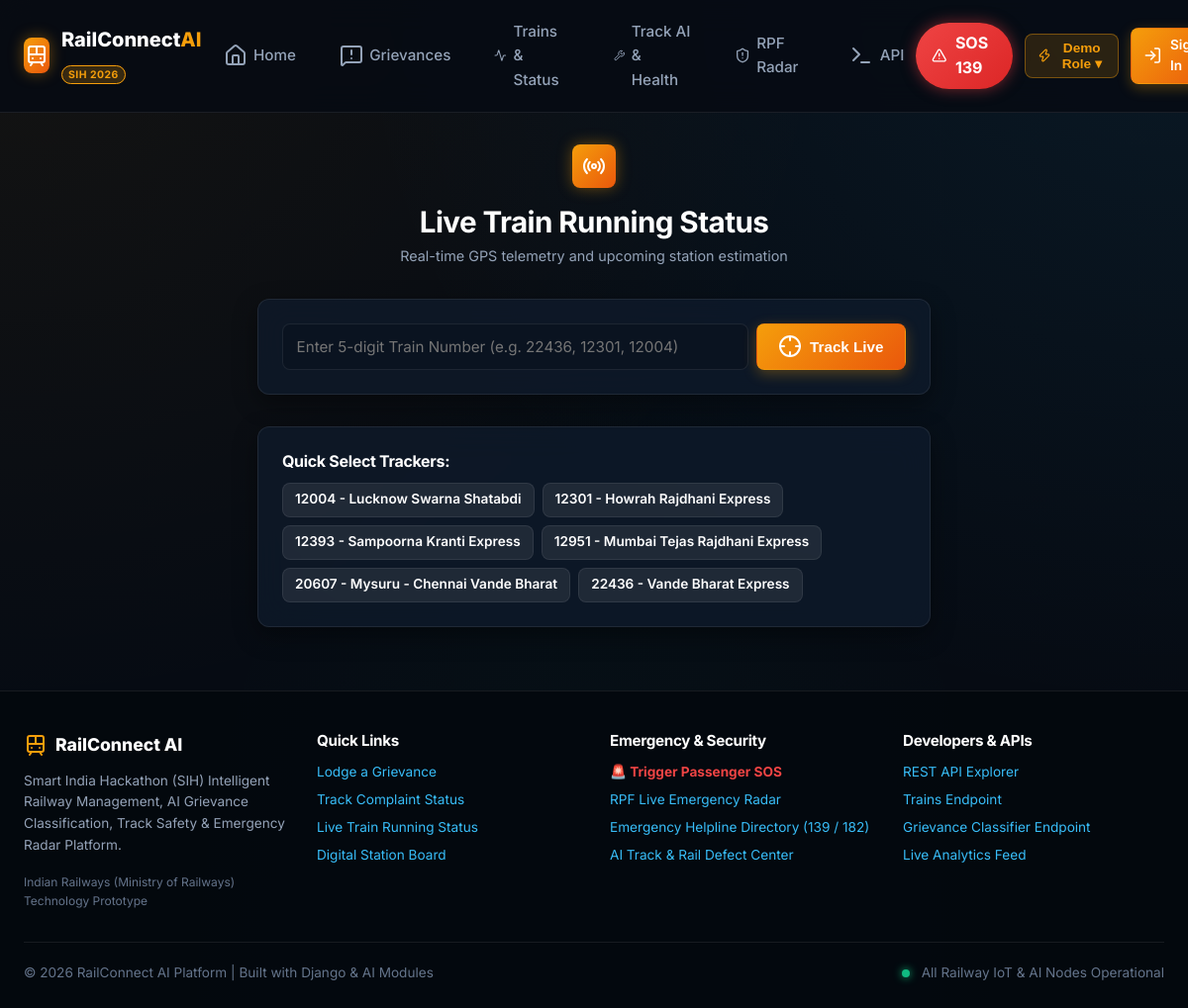
/trains/live-status/, run on the app's committed database.
### apps/trains/models.py (models this page shows, shortened)
class Train(models.Model):
    train_number = models.CharField(max_length=10, unique=True)
    name = models.CharField(max_length=150)
    train_type = models.CharField(max_length=30, choices=TrainType.choices, default=TrainType.SUPERFAST)
    source_station = models.ForeignKey(Station, on_delete=models.CASCADE, related_name='departing_trains')
    destination_station = models.ForeignKey(Station, on_delete=models.CASCADE, related_name='arriving_trains')
    runs_on = models.CharField(max_length=50, default="Daily", help_text="e.g. Daily or Mon, Wed, Fri")
    total_coaches = models.PositiveIntegerField(default=18)
    status = models.CharField(max_length=20, choices=TrainStatus.choices, default=TrainStatus.ON_TIME)
    delay_minutes = models.IntegerField(default=0, help_text="Delay in minutes (0 means on time)")
    current_station = models.ForeignKey(Station, on_delete=models.SET_NULL, null=True, blank=True, related_name='trains_currently_here')
    next_station = models.ForeignKey(Station, on_delete=models.SET_NULL, null=True, blank=True, related_name='trains_approaching')
    last_updated = models.DateTimeField(auto_now=True)
    class Meta:
        ordering = ['train_number']

### apps/trains/views.py (the view, shortened to what this page needs)
# urls.py: path('live-status/', views.live_status_view, name='live_status'),
def live_status_view(request):
    train_number = request.GET.get('train_number', '').strip()
    train = None
    schedules = []
    recent_trains = Train.objects.select_related('source_station', 'destination_station')[:6]
    return render(request, 'trains/live_status.html', {
        'train': train,
        'schedules': schedules,
        'train_number': train_number,
        'recent_trains': recent_trains
    })

### templates/trains/live_status.html (shortened to what this page needs)
{% extends 'base.html' %}
{% block content %}
<div class="container" style="padding-top: 2rem; padding-bottom: 4rem;">
    <div style="text-align: center; margin-bottom: 2rem;">
        <div class="brand-icon" style="margin: 0 auto 1rem; width: 44px; height: 44px;">
            <i data-lucide="radio"></i>
        </div>
        <h1 style="font-size: 1.85rem; margin-bottom: 0.25rem;">Live Train Running Status</h1>
        <p style="color: var(--text-muted); font-size: 0.9rem;">Real-time GPS telemetry and upcoming station estimation</p>
    </div>
    <div class="card" style="max-width: 680px; margin: 0 auto 2rem;">
        <form method="GET" class="flex gap-2">
            <input type="text" name="train_number" value="{{ train_number }}" class="form-input" placeholder="Enter 5-digit Train Number (e.g. 22436, 12301, 12004)" required style="flex: 1;">
            <button type="submit" class="btn btn-primary">
                <i data-lucide="crosshair"></i> Track Live
            </button>
        </form>
    </div>
    {% if train %}
        <div class="card" style="max-width: 800px; margin: 0 auto; border-color: var(--border-glow);">
            <div class="flex justify-between items-center" style="margin-bottom: 1.25rem; border-bottom: 1px solid var(--border-subtle); padding-bottom: 0.85rem; flex-wrap: wrap; gap: 0.5rem;">
                <div>
                    <span class="badge badge-warning" style="font-size: 0.9rem;">{{ train.train_number }}</span>
                    <h2 style="font-size: 1.35rem; color: #fff; margin-top: 0.25rem;">{{ train.name }}</h2>
                </div>
                <div>
                    {% if train.delay_minutes > 0 %}
                        <span class="badge badge-danger" style="font-size: 0.85rem;">⚠️ Delayed by {{ train.delay_minutes }} mins</span>
                    {% else %}
                        <span class="badge badge-success" style="font-size: 0.85rem;"><span class="pulse-dot green"></span> Running Right on Time</span>
                    {% endif %}
                </div>
            </div>
            <div style="background: rgba(56, 189, 248, 0.08); border: 1px solid var(--border-glow); border-radius: var(--radius-sm); padding: 1.25rem; margin-bottom: 1.5rem;">
                <div class="flex items-center gap-3">
                    <div style="width: 44px; height: 44px; border-radius: 50%; background: var(--secondary); display: flex; align-items: center; justify-content: center; color: #060b13;">
                        <i data-lucide="map-pin"></i>
                    </div>
                    <div>
                        <div style="font-size: 0.8rem; color: var(--text-muted); text-transform: uppercase;">Current Live Position</div>
                        <h3 style="font-size: 1.15rem; color: #fff;">
                            {% if train.current_station %}
                                Near {{ train.current_station.name }} ({{ train.current_station.code }})
                            {% else %}
                                En Route towards {{ train.destination_station.name }}
                            {% endif %}
                        </h3>
                        {% if train.next_station %}
                            <div style="font-size: 0.8rem; color: var(--text-subtle);">
                                Approaching next halt: <strong style="color: var(--primary);">{{ train.next_station.name }} ({{ train.next_station.code }})</strong>
                            </div>
                        {% endif %}
                    </div>
                </div>
            </div>
            <h4 style="font-size: 0.95rem; color: #fff; margin-bottom: 1rem;">Route Milestone Progression</h4>
            <div class="timeline">
                {% for s in schedules %}
                    <div class="timeline-item {% if forloop.first or s.station == train.current_station %}completed{% endif %}">
                        <div class="timeline-dot"></div>
                        <div class="flex justify-between items-center">
                            <div>
                                <strong style="color: #fff; font-size: 0.95rem;">{{ s.station.name }} ({{ s.station.code }})</strong>
                                <div style="font-size: 0.75rem; color: var(--text-subtle);">Stop #{{ s.stop_number }} • Platform {{ s.platform_number }}</div>
                            </div>
                            <div style="text-align: right; font-size: 0.85rem;">
                                <div>Arr: {{ s.arrival_time|default:"Start" }}</div>
                                <div style="color: var(--text-muted);">Dep: {{ s.departure_time|default:"End" }}</div>
                            </div>
                        </div>
                    </div>
                {% endfor %}
            </div>
        </div>
    {% else %}
        <div style="max-width: 680px; margin: 0 auto;">
            <div class="card">
                <h3 style="font-size: 1rem; color: #fff; margin-bottom: 0.75rem;">Quick Select Trackers:</h3>
                <div class="flex gap-2" style="flex-wrap: wrap;">
                    {% for r in recent_trains %}
                        <a href="{% url 'trains:live_status' %}?train_number={{ r.train_number }}" class="btn btn-secondary btn-sm">
                            {{ r.train_number }} - {{ r.name }}
                        </a>
                    {% endfor %}
                </div>
            </div>
        </div>
    {% endif %}
</div>
{% endblock %}

### templates/base.html (shortened to what this page needs)
{% load static %}
<!DOCTYPE html>
<html lang="en">
<head>
    <link rel="stylesheet" href="{% static 'css/style.css' %}">
</head>
<body>
    <header class="header">
        <div class="container flex items-center justify-between">
            <a href="{% url 'core:home' %}" class="nav-brand">
                <div class="brand-icon">
                    <i data-lucide="train"></i>
                </div>
                <div>
                    <span>RailConnect<span style="color: var(--primary);">AI</span></span>
                    <span class="brand-badge">SIH 2026</span>
                </div>
            </a>
            <ul class="nav-links">
                <li><a href="{% url 'core:home' %}" class="nav-link"><i data-lucide="home"></i> Home</a></li>
                <li><a href="{% url 'grievances:list' %}" class="nav-link"><i data-lucide="message-square-warning"></i> Grievances</a></li>
                <li><a href="{% url 'trains:list' %}" class="nav-link"><i data-lucide="activity"></i> Trains & Status</a></li>
                <li><a href="{% url 'maintenance:dashboard' %}" class="nav-link"><i data-lucide="wrench"></i> Track AI & Health</a></li>
                <li><a href="{% url 'emergency:radar' %}" class="nav-link"><i data-lucide="shield-alert"></i> RPF Radar</a></li>
                <li><a href="{% url 'api:docs' %}" class="nav-link"><i data-lucide="terminal"></i> API</a></li>
            </ul>
            <div class="flex items-center gap-3">
                <a href="{% url 'emergency:trigger' %}" class="sos-pulse-btn">
                    <i data-lucide="alert-triangle"></i>
                    <span>SOS 139</span>
                </a>
                <div class="demo-switcher">
                    <button class="demo-btn" title="Quick switch roles for hackathon evaluation">
                        <i data-lucide="zap"></i> Demo Role ▾
                    </button>
                </div>
                {% if user.is_authenticated %}
                    <a href="{% url 'core:dashboard' %}" class="btn btn-secondary btn-sm" title="Go to Dashboard">
                        <i data-lucide="layout-dashboard"></i>
                        <span>Dashboard</span>
                    </a>
                    <a href="{% url 'accounts:logout' %}" class="btn btn-secondary btn-sm" title="Logout">
                        <i data-lucide="log-out"></i>
                    </a>
                {% else %}
                    <a href="{% url 'accounts:login' %}" class="btn btn-primary btn-sm">
                        <i data-lucide="log-in"></i> Sign In
                    </a>
                {% endif %}
            </div>
        </div>
    </header>
    <main style="flex: 1;">
        {% block content %}{% endblock %}
    </main>
    <footer class="footer">
        <div class="container">
            <div class="footer-grid">
                <div>
                    <div class="flex items-center gap-2" style="font-weight: 800; color: #fff; font-size: 1.1rem; margin-bottom: 0.75rem;">
                        <i data-lucide="train" style="color: var(--primary);"></i> RailConnect AI
                    </div>
                    <p style="margin-bottom: 1rem; color: var(--text-muted);">
                        Smart India Hackathon (SIH) Intelligent Railway Management, AI Grievance Classification, Track Safety & Emergency Radar Platform.
                    </p>
                    <div style="font-size: 0.75rem; color: var(--text-subtle);">
                        Indian Railways (Ministry of Railways) Technology Prototype
                    </div>
                </div>
                <div>
                    <h4 style="margin-bottom: 0.75rem; color: #fff; font-size: 0.95rem;">Quick Links</h4>
                    <ul style="list-style: none; display: flex; flex-direction: column; gap: 0.4rem;">
                        <li><a href="{% url 'grievances:lodge' %}">Lodge a Grievance</a></li>
                        <li><a href="{% url 'grievances:track' %}">Track Complaint Status</a></li>
                        <li><a href="{% url 'trains:live_status' %}">Live Train Running Status</a></li>
                        <li><a href="{% url 'trains:station_board' %}">Digital Station Board</a></li>
                    </ul>
                </div>
                <div>
                    <h4 style="margin-bottom: 0.75rem; color: #fff; font-size: 0.95rem;">Emergency & Security</h4>
                    <ul style="list-style: none; display: flex; flex-direction: column; gap: 0.4rem;">
                        <li><a href="{% url 'emergency:trigger' %}" style="color: var(--accent-ruby); font-weight: 700;">🚨 Trigger Passenger SOS</a></li>
                        <li><a href="{% url 'emergency:radar' %}">RPF Live Emergency Radar</a></li>
                        <li><a href="{% url 'emergency:helplines' %}">Emergency Helpline Directory (139 / 182)</a></li>
                        <li><a href="{% url 'maintenance:dashboard' %}">AI Track & Rail Defect Center</a></li>
                    </ul>
                </div>
                <div>
                    <h4 style="margin-bottom: 0.75rem; color: #fff; font-size: 0.95rem;">Developers & APIs</h4>
                    <ul style="list-style: none; display: flex; flex-direction: column; gap: 0.4rem;">
                        <li><a href="{% url 'api:docs' %}">REST API Explorer</a></li>
                        <li><a href="/api/trains/">Trains Endpoint</a></li>
                        <li><a href="/api/grievances/">Grievance Classifier Endpoint</a></li>
                        <li><a href="/api/analytics/summary/">Live Analytics Feed</a></li>
                    </ul>
                </div>
            </div>
            <div style="border-top: 1px solid var(--border-subtle); padding-top: 1.25rem; display: flex; justify-content: space-between; align-items: center; flex-wrap: wrap; gap: 1rem;">
                <div>© 2026 RailConnect AI Platform | Built with Django & AI Modules</div>
                <div class="flex items-center gap-3">
                    <span class="pulse-dot green"></span> All Railway IoT & AI Nodes Operational
                </div>
            </div>
        </div>
    </footer>
</body>
</html>

### data on the page
Train: train_number "12004", name "Lucknow Swarna Shatabdi"
Train: train_number "12301", name "Howrah Rajdhani Express"
Train: train_number "12393", name "Sampoorna Kranti Express"
Train: train_number "12951", name "Mumbai Tejas Rajdhani Express"
Train: train_number "20607", name "Mysuru - Chennai Vande Bharat"
Train: train_number "22436", name "Vande Bharat Express"
